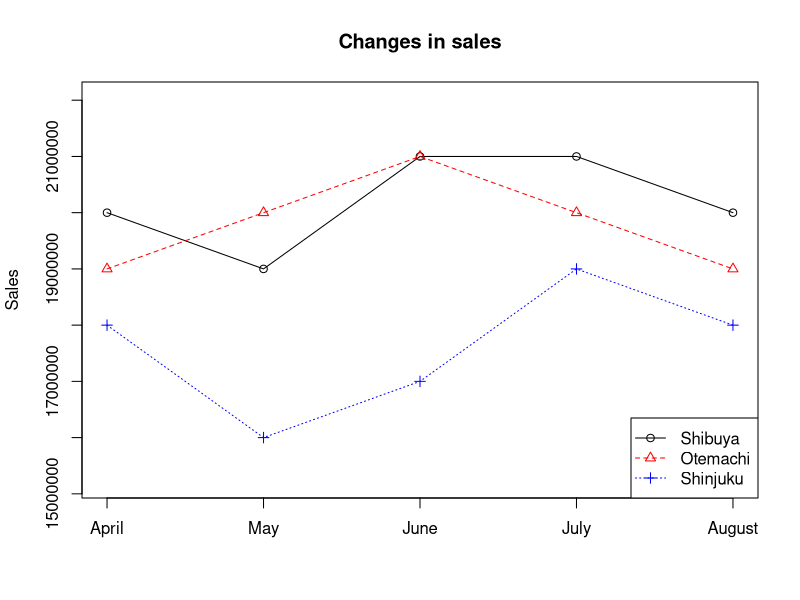

Recreate this plot in R.
# 1. Read CSV data
df <- read.csv("SalesData.csv", stringsAsFactors = FALSE)

# 2. Prevent scientific notation
options(scipen = 100)

# 3. Define months and extract each store’s data
months   <- c("April", "May", "June", "July", "August")
shibuya  <- as.numeric(df[df$store.name == "Shibuya",   months])
otemachi <- as.numeric(df[df$store.name == "Otemachi",  months])
shinjuku <- as.numeric(df[df$store.name == "Shinjuku",  months])

# 4. Compute y‐axis range with padding
y_min <- min(shibuya, otemachi, shinjuku) * 0.95
y_max <- max(shibuya, otemachi, shinjuku) * 1.05

# 5. Open PNG device
png("linechart.png")


# 7. Plot Shibuya (black solid)
plot(
  x      = 1:length(months),
  y      = shibuya,
  type   = "o",
  pch    = 1,
  lty    = 1,
  col    = "black",
  xaxt   = "n",
  xlab   = "",
  ylab   = "Sales",
  main   = "Changes in sales",
  ylim   = c(y_min, y_max)
)

# 8. Add Otemachi (red dashed)
lines(
  x    = 1:length(months),
  y    = otemachi,
  type = "o",
  pch  = 2,
  lty  = 2,
  col  = "red"
)

# 9. Add Shinjuku (blue dotted)
lines(
  x    = 1:length(months),
  y    = shinjuku,
  type = "o",
  pch  = 3,
  lty  = 3,
  col  = "blue"
)

# 10. Custom x‐axis
axis(1, at = 1:length(months), labels = months)

# 11. Legend with matching colors
legend(
  "bottomright",
  legend = c("Shibuya", "Otemachi", "Shinjuku"),
  col    = c("black", "red", "blue"),
  pch    = c(1, 2, 3),
  lty    = c(1, 2, 3),
  bty    = "o"
)

# 12. Close device
dev.off()
